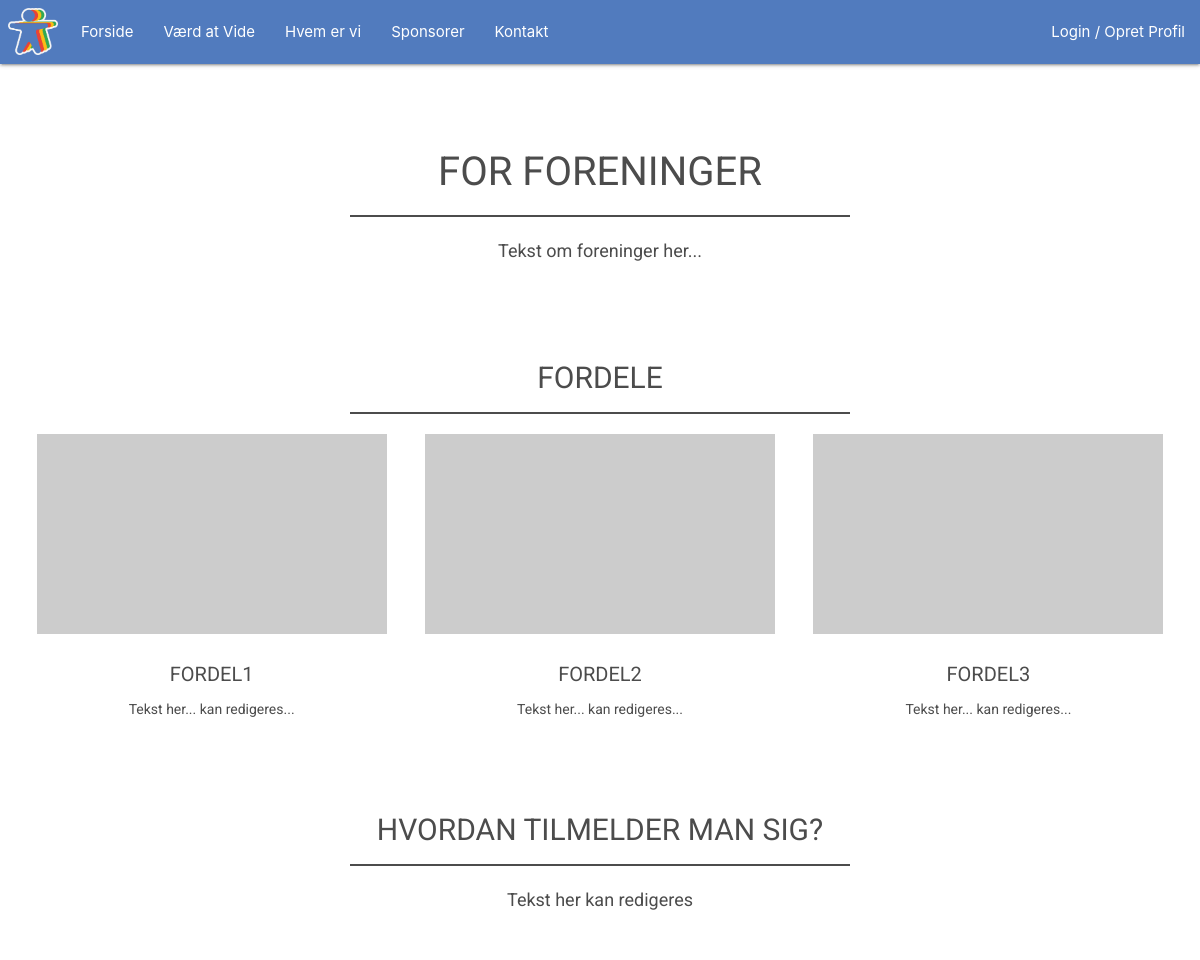
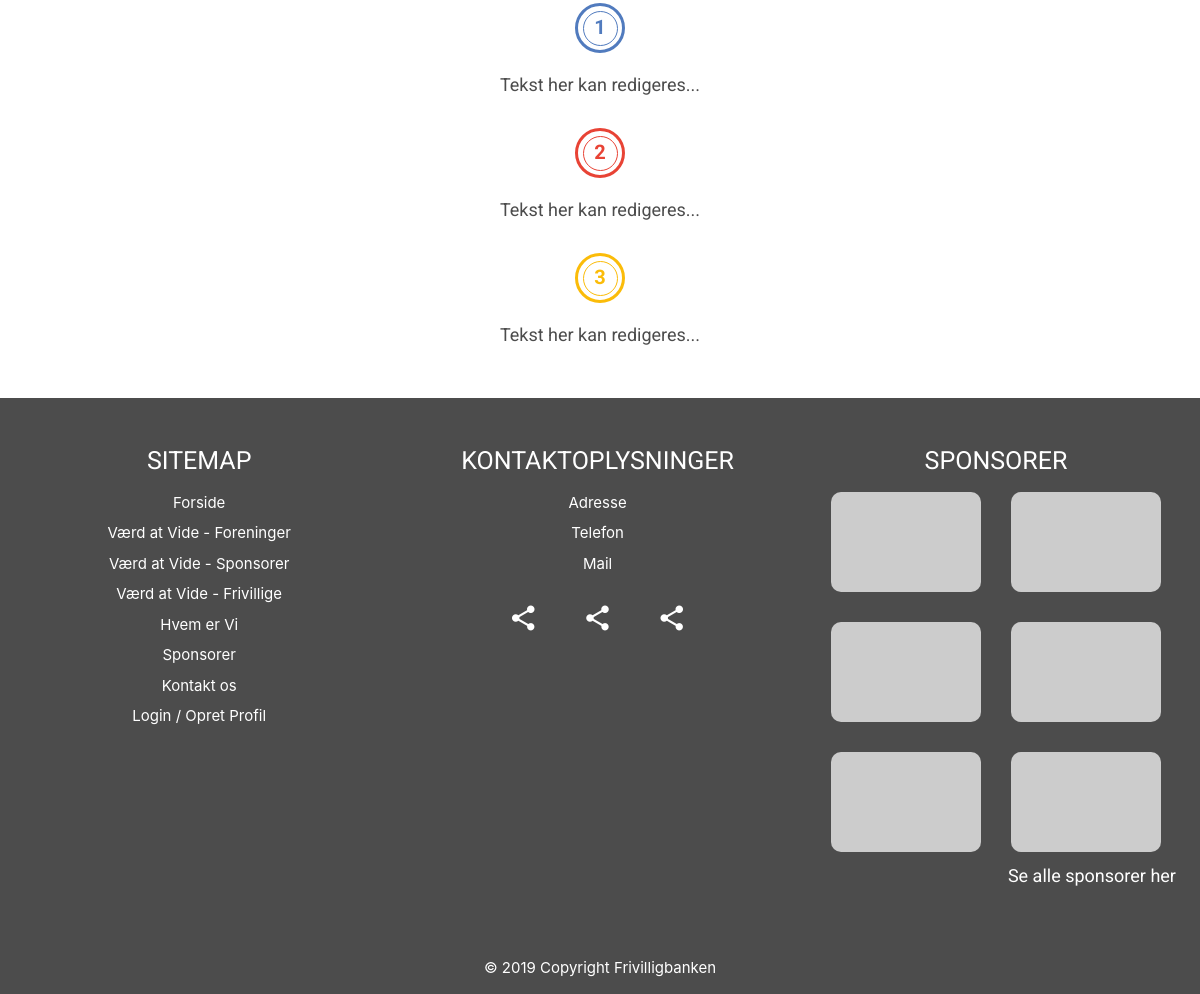
The page /for_foreninger on the database its author committed (2 pictures, top to bottom).
### tables this page shows
CREATE TABLE textfield (
    TextFieldID INT NOT NULL AUTO_INCREMENT PRIMARY KEY,
    Page VARCHAR(255),
    FieldName VARCHAR(255),
    FieldContent VARCHAR(5000)
);

CREATE TABLE sponsor (
    SponsorID INT NOT NULL AUTO_INCREMENT PRIMARY KEY,
    SponsorName VARCHAR(255),
    SponsorCVR INT(8),
    SponsorEmail VARCHAR(255),
    Address VARCHAR(255),
    City VARCHAR(255),
    PostalCode INT(4),
    Phone INT(8),
    Website VARCHAR(255),
    SponsorPic VARCHAR(255),
    AreaID INT
);

### view/frontend/forUnions.php (the view)
<?php
require_once("view/frontend/includes/header.php");
$dbCon = dbCon($user, $pass);
$query = $dbCon->prepare("SELECT * FROM `textField` WHERE TextFieldID = 3");
$query->execute();
$getuniontext = $query->fetch();
$dbCon = dbCon($user, $pass);
$query = $dbCon->prepare("SELECT * FROM `textField` WHERE TextFieldID = 8");
$query->execute();
$getuniontext2 = $query->fetch();
$dbCon = dbCon($user, $pass);
$query = $dbCon->prepare("SELECT * FROM `textField` WHERE TextFieldID = 9");
$query->execute();
$getuniontext3 = $query->fetch();
$dbCon = dbCon($user, $pass);
$query = $dbCon->prepare("SELECT * FROM `textField` WHERE TextFieldID = 10");
$query->execute();
$getuniontext4 = $query->fetch();
$dbCon = dbCon($user, $pass);
$query = $dbCon->prepare("SELECT * FROM `textField` WHERE TextFieldID = 11");
$query->execute();
$getuniontext5 = $query->fetch();
$dbCon = dbCon($user, $pass);
$query = $dbCon->prepare("SELECT * FROM `textField` WHERE TextFieldID = 12");
$query->execute();
$getuniontext6 = $query->fetch();
$dbCon = dbCon($user, $pass);
$query = $dbCon->prepare("SELECT * FROM `textField` WHERE TextFieldID = 13");
$query->execute();
$getuniontext7 = $query->fetch();
$dbCon = dbCon($user, $pass);
$query = $dbCon->prepare("SELECT * FROM `textField` WHERE TextFieldID = 14");
$query->execute();
$getuniontext8 = $query->fetch();
$dbCon = dbCon($user, $pass);
$query = $dbCon->prepare("SELECT * FROM `imageField` WHERE ImageID = 3");
$query->execute();
$getimage1 = $query->fetch();
$dbCon = dbCon($user, $pass);
$query = $dbCon->prepare("SELECT * FROM `imageField` WHERE ImageID = 4");
$query->execute();
$getimage2 = $query->fetch();
$dbCon = dbCon($user, $pass);
$query = $dbCon->prepare("SELECT * FROM `imageField` WHERE ImageID = 5");
$query->execute();
$getimage3 = $query->fetch();
?>
    <link rel="stylesheet" href="/view/frontend/css/threeInOne.style.css">
    <div id="info-section1">
        <div id="info-section1-content">
            <h2><?php echo $getuniontext['FieldName'] ?></h2>
            <div id="line"></div>
            <p id="info-text">
                <?php
                    echo $getuniontext['FieldContent']
                ?>
            </p>
        </div>
    </div>
    <div id="info-section2">
        <div id="info-section2-content">
            <h3>FORDELE</h3>
            <div id="line"></div>
            <div id="info-section-info">
                <div id="info1">
                    <img src="<?php echo $getimage1['Image'] ?>" alt="">
                    <h4><?php echo $getuniontext2['FieldName'] ?></h4>
                    <p><?php echo $getuniontext2['FieldContent'] ?></p>
                </div>
                <div id="info2">
                    <img src="<?php echo $getimage2['Image'] ?>" alt="">
                    <h4><?php echo $getuniontext3['FieldName'] ?></h4>
                    <p><?php echo $getuniontext3['FieldContent'] ?></p>
                </div>
                <div id="info3">
                    <img src="<?php echo $getimage3['Image'] ?>" alt="">
                    <h4><?php echo $getuniontext4['FieldName'] ?></h4>
                    <p><?php echo $getuniontext4['FieldContent'] ?></p>
                </div>
            </div>
        </div>
    </div>
    <div id="info-section3">
        <div id="info-section3-content">
            <h3><?php echo $getuniontext5['FieldName'] ?></h3>
            <div id="line"></div>
            <p><?php echo $getuniontext5['FieldContent'] ?></p>
            <div id="step1-box">
                <div id="step-ring1"><div id="step-ring2"><p id="step-num">1</p></div></div>
                <p id="step-text"><?php echo $getuniontext6['FieldContent'] ?></p>
            </div>
            <div id="step2-box">
                <div id="step-ring1"><div id="step-ring2"><p id="step-num">2</p></div></div>
                <p id="step-text"><?php echo $getuniontext7['FieldContent'] ?></p>
            </div>
            <div id="step3-box">
                <div id="step-ring1"><div id="step-ring2"><p id="step-num">3</p></div></div>
                <p id="step-text"><?php echo $getuniontext8['FieldContent'] ?></p>
            </div>
        </div>
    </div>
<?php
require_once("view/frontend/includes/footer.php");
?>

### index.php (shortened to what this page needs)
<?php
$request = $_SERVER['REQUEST_URI'];
switch ($request) {
    case '/for_foreninger' :
        require __DIR__ . '/view/frontend/forUnions.php';
        break;
}
?>

### view/frontend/includes/header.php (shortened to what this page needs)
<!DOCTYPE html>
<html>
<head>
    <link rel="stylesheet" href="https://cdnjs.cloudflare.com/ajax/libs/materialize/1.0.0/css/materialize.min.css">
    <link rel="stylesheet" href="/view/frontend/css/header.style.css">
    <link rel="stylesheet" href="/view/frontend/css/index.style.css">
    <link rel="stylesheet" href="/view/frontend/css/footer.style.css">
</head>
<body>
<header>
    <?php require_once("view/frontend/includes/nav.php"); ?>
</header>
<div id="body-content">

### view/frontend/includes/nav.php (shortened to what this page needs)
<div class="navbar-fixed">
    <nav>
        <div class="nav-wrapper">
            <div id="logo-box">
                <a href="/"><img src="../../../images/logo/logoIconOutline.png" alt=""></a>
            </div>
            <ul id="nav-items">
                <li><a href="/">Forside</a></li>
                <li><a class="dropdown-button" data-target="dropdown1">Værd at Vide</a></li>
                <li><a href="/om">Hvem er vi</a></li>
                <li><a href="/sponsorer">Sponsorer</a></li>
                <li><a href="kontakt">Kontakt</a></li>
            </ul>
            <ul id="nav-right">
                <li><a href="/login&opret">Login / Opret Profil</a></li>
            </ul>
        </div>
    </nav>
</div>

### view/frontend/includes/footer.php (shortened to what this page needs)
<?php
$dbCon = dbCon($user, $pass);
$query = $dbCon->prepare("SELECT SponsorID, SponsorName, SponsorPic, Website FROM `sponsor`");
$query->execute();
$getsponsors = $query->fetchAll();
?>
<link rel="stylesheet" href="css/footer.style.css">
</div>
<footer class="page-footer">
    <div id="footer-content">
        <div id="footer-left">
            <h3>Sitemap</h3>
            <ul>
                <li><a href="/">Forside</a></li>
                <li><a href="/for_foreninger">Værd at Vide - Foreninger</a></li>
                <li><a href="/for_sponsorer">Værd at Vide - Sponsorer</a></li>
                <li><a href="/for_frivillige">Værd at Vide - Frivillige</a></li>
                <li><a href="/om">Hvem er Vi</a></li>
                <li><a href="/sponsorer">Sponsorer</a></li>
                <li><a href="/kontakt">Kontakt os</a></li>
                <li><a href="/login&opret">Login / Opret Profil</a></li>
            </ul>
        </div>
        <div id="footer-mid">
            <h3>Kontaktoplysninger</h3>
            <ul>
                <li>Adresse</li>
                <li>Telefon</li>
                <li>Mail</li>
                <li>
                    <a href=""><i class="material-icons">share</i></a>
                    <a href=""><i class="material-icons">share</i></a>
                    <a href=""><i class="material-icons">share</i></a>
                </li>
            </ul>
        </div>
        <div id="footer-right">
            <h3>Sponsorer</h3>
            <div id="sponsor-highlight-box">
                <?php
                foreach($getsponsors as $sponsor)
                {
                    ?>
                    <a href="<?php echo "http://" . $sponsor['Website'] ?>">
                        <div id="sponsor-highlighted" style="background-image: url('<?php echo $sponsor['SponsorPic'] ?>')">
                        </div>
                    </a>
                    <?php
                }
                ?>
            </div>
            <a id="link-to-sponsor-page" href="/sponsorer"><p>Se alle sponsorer her</p></a>
        </div>
    </div>
    © 2019 Copyright Frivilligbanken
</footer>
</body>
</html>

### view/frontend/css/header.style.css (style rules this page uses)
h1, h2, h3, h4, p { color: #4C4C4C; font-family: 'Roboto', sans-serif; }
h1, h2 { text-transform: uppercase; }
p { font-size: 18px; }
.nav-wrapper { display: flex; flex-wrap: wrap; background-color: #517BBE; }
#logo-box { width: 50px; margin: 8px }
#logo-box img { width: 100%; }
#nav-right { margin-right: 0; margin-left: auto; }

### view/frontend/css/index.style.css (style rules this page uses)
h2 { font-size: 40px; }

### view/frontend/css/footer.style.css (style rules this page uses)
.page footer h1, .page-footer h2, .page-footer h3, .page-footer p { color: white; }
h3 { font-size: 25px; }
.page-footer { background-color: #517BBE; text-align: center; padding-bottom: 15px; }
#footer-content { display: flex; flex-wrap: wrap; }
#footer-left, #footer-mid, #footer-right { width: 30%; margin: 0 1.6% 50px 1.6%; }
#footer-left a { color: white; }
#footer-left ul li, #footer-mid ul li { margin-bottom: 8px; }
#footer-mid i { font-size: 30px; color: white; margin: 20px; }
#sponsor-highlight-box { display: flex; flex-wrap: wrap; }
#sponsor-highlighted { background-color: white; background-position: center; background-repeat: no-repeat; background-size: cover; height: 100px; width: 150px; border-radius: 10px; margin: 0 15px 30px 15px; }
#link-to-sponsor-page p { margin-top: -20px; text-align: right; }

### view/frontend/css/threeInOne.style.css (style rules this page uses)
h3, h4 { text-transform: uppercase; }
#info-section1, #info-section2, #info-section3 { padding-top: 50px; text-align: center; }
#info-section1-content, #info-section2-content, #info-section3-content { max-width: 1250px; margin: auto; }
#info-section1 #line, #info-section2 #line, #info-section3 #line { width: 500px; height: 2px; background-color: #4C4C4C; margin: 0 auto 20px auto; }
#info-section2 h3, #info-section3 h3 { font-size: 30px; }
#info-section-info { display: flex; flex-wrap: wrap; justify-content: center; }
#info1, #info2, #info3 { width: 350px; margin: 0 1.6%; }
#info1 img, #info2 img, #info3 img { width: 350px; height: 200px; }
#info1 h4, #info2 h4, #info3 h4 { font-size: 20px; }
#info1 p, #info2 p, #info3 p { font-size: 14px; }
#info-section3 { margin-bottom: 50px; }
#step1-box { margin-top: 50px; }
#step1-box, #step2-box { margin-bottom: 30px; }
#step-ring1 { height: 50px; width: 50px; border: 3px solid; border-radius: 50px; margin: auto; }
#step-ring2 { height: 35px; width: 35px; border: 1px solid; border-radius: 50px; margin: 5px auto; }
#step-num { font-size: 20px; margin: 0; font-weight: bold; }
#step1-box #step-ring1, #step1-box #step-ring2 { border-color: #517BBE; }
#step1-box #step-num { color: #517BBE; }
#step2-box #step-ring1, #step2-box #step-ring2 { border-color: #E84335; }
#step2-box #step-num { color: #E84335; }
#step3-box #step-ring1, #step3-box #step-ring2 { border-color: #FBBC09; }
#step3-box #step-num { color: #FBBC09; }

### view/backend/css/footer.style.css (style rules this page uses)
.page-footer h1, .page-footer h2, .page-footer h3, .page-footer p { color: white; }
.page-footer { background-color: #4C4C4C; text-align: center; padding-bottom: 15px; }
#footer-content { display: flex; flex-wrap: wrap; }

### rows shown on the page
textfield: FieldName "FOR FORENINGER", FieldContent "Tekst om foreninger her..."
textfield: FieldName "FORDEL1", FieldContent "Tekst her... kan redigeres..."
textfield: FieldName "FORDEL2", FieldContent "Tekst her... kan redigeres..."
textfield: FieldName "FORDEL3", FieldContent "Tekst her... kan redigeres..."
textfield: FieldName "HVORDAN TILMELDER MAN SIG?", FieldContent "Tekst her kan redigeres"
textfield: FieldContent "Tekst her kan redigeres..."
textfield: FieldContent "Tekst her kan redigeres..."
textfield: FieldContent "Tekst her kan redigeres..."
